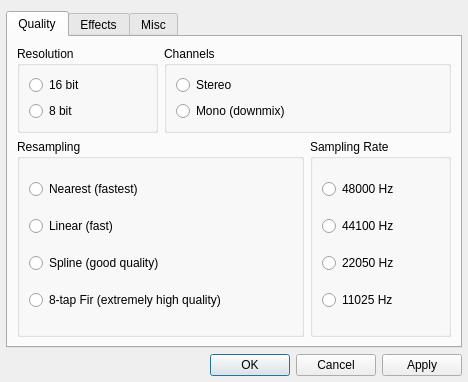
<?xml version="1.0" encoding="UTF-8"?>
<ui version="4.0">
 <class>SettingsDialog</class>
 <widget class="QDialog" name="SettingsDialog">
  <property name="geometry">
   <rect>
    <x>0</x>
    <y>0</y>
    <width>468</width>
    <height>382</height>
   </rect>
  </property>
  <property name="windowTitle">
   <string>ModPlug Plugin Settings</string>
  </property>
  <layout class="QGridLayout" name="gridLayout">
   <property name="leftMargin">
    <number>6</number>
   </property>
   <property name="rightMargin">
    <number>6</number>
   </property>
   <property name="bottomMargin">
    <number>6</number>
   </property>
   <item row="0" column="0" colspan="2">
    <widget class="QTabWidget" name="tabWidget">
     <property name="currentIndex">
      <number>0</number>
     </property>
     <widget class="QWidget" name="tab">
      <attribute name="title">
       <string>Quality</string>
      </attribute>
      <layout class="QGridLayout">
       <item row="0" column="0">
        <widget class="QGroupBox" name="groupBox">
         <property name="sizePolicy">
          <sizepolicy hsizetype="Preferred" vsizetype="Preferred">
           <horstretch>0</horstretch>
           <verstretch>0</verstretch>
          </sizepolicy>
         </property>
         <property name="title">
          <string>Resolution</string>
         </property>
         <layout class="QVBoxLayout">
          <item>
           <widget class="QRadioButton" name="bit16RadioButton">
            <property name="text">
             <string>16 bit</string>
            </property>
           </widget>
          </item>
          <item>
           <widget class="QRadioButton" name="bit8RadioButton">
            <property name="text">
             <string>8 bit</string>
            </property>
           </widget>
          </item>
         </layout>
        </widget>
       </item>
       <item row="0" column="1" colspan="2">
        <widget class="QGroupBox" name="groupBox_2">
         <property name="sizePolicy">
          <sizepolicy hsizetype="Preferred" vsizetype="Preferred">
           <horstretch>0</horstretch>
           <verstretch>0</verstretch>
          </sizepolicy>
         </property>
         <property name="title">
          <string>Channels</string>
         </property>
         <layout class="QVBoxLayout">
          <item>
           <widget class="QRadioButton" name="stereoRadioButton">
            <property name="text">
             <string>Stereo</string>
            </property>
           </widget>
          </item>
          <item>
           <widget class="QRadioButton" name="monoRadioButton">
            <property name="text">
             <string>Mono (downmix)</string>
            </property>
           </widget>
          </item>
         </layout>
        </widget>
       </item>
       <item row="1" column="0" colspan="2">
        <widget class="QGroupBox" name="groupBox_3">
         <property name="sizePolicy">
          <sizepolicy hsizetype="Preferred" vsizetype="Expanding">
           <horstretch>0</horstretch>
           <verstretch>0</verstretch>
          </sizepolicy>
         </property>
         <property name="title">
          <string>Resampling</string>
         </property>
         <layout class="QVBoxLayout">
          <item>
           <widget class="QRadioButton" name="resampNearestRadioButton">
            <property name="text">
             <string>Nearest (fastest)</string>
            </property>
           </widget>
          </item>
          <item>
           <widget class="QRadioButton" name="resampLinearRadioButton">
            <property name="text">
             <string>Linear (fast)</string>
            </property>
           </widget>
          </item>
          <item>
           <widget class="QRadioButton" name="resampSplineRadioButton">
            <property name="text">
             <string>Spline (good quality)</string>
            </property>
           </widget>
          </item>
          <item>
           <widget class="QRadioButton" name="resampPolyphaseRadioButton">
            <property name="text">
             <string>8-tap Fir (extremely high quality)</string>
            </property>
           </widget>
          </item>
         </layout>
        </widget>
       </item>
       <item row="1" column="2">
        <widget class="QGroupBox" name="groupBox_4">
         <property name="sizePolicy">
          <sizepolicy hsizetype="Preferred" vsizetype="Expanding">
           <horstretch>0</horstretch>
           <verstretch>0</verstretch>
          </sizepolicy>
         </property>
         <property name="title">
          <string>Sampling Rate</string>
         </property>
         <layout class="QVBoxLayout">
          <item>
           <widget class="QRadioButton" name="khz48RadioButton">
            <property name="text">
             <string>48000 Hz</string>
            </property>
           </widget>
          </item>
          <item>
           <widget class="QRadioButton" name="khz44RadioButton">
            <property name="text">
             <string>44100 Hz</string>
            </property>
           </widget>
          </item>
          <item>
           <widget class="QRadioButton" name="khz22RadioButton">
            <property name="text">
             <string>22050 Hz</string>
            </property>
           </widget>
          </item>
          <item>
           <widget class="QRadioButton" name="khz11RadioButton">
            <property name="text">
             <string>11025 Hz</string>
            </property>
           </widget>
          </item>
         </layout>
        </widget>
       </item>
      </layout>
     </widget>
     <widget class="QWidget" name="tab_2">
      <attribute name="title">
       <string>Effects</string>
      </attribute>
      <layout class="QGridLayout">
       <item row="0" column="0">
        <widget class="QGroupBox" name="reverbGroupBox">
         <property name="title">
          <string>Reverb</string>
         </property>
         <property name="checkable">
          <bool>true</bool>
         </property>
         <property name="checked">
          <bool>true</bool>
         </property>
         <layout class="QGridLayout">
          <item row="0" column="0">
           <widget class="QLabel" name="label_3">
            <property name="text">
             <string>Depth (%)</string>
            </property>
           </widget>
          </item>
          <item row="0" column="1">
           <spacer>
            <property name="orientation">
             <enum>Qt::Horizontal</enum>
            </property>
            <property name="sizeHint" stdset="0">
             <size>
              <width>10</width>
              <height>20</height>
             </size>
            </property>
           </spacer>
          </item>
          <item row="0" column="2">
           <widget class="QLabel" name="label_9">
            <property name="minimumSize">
             <size>
              <width>40</width>
              <height>0</height>
             </size>
            </property>
            <property name="frameShape">
             <enum>QFrame::Panel</enum>
            </property>
            <property name="frameShadow">
             <enum>QFrame::Sunken</enum>
            </property>
            <property name="text">
             <string>0</string>
            </property>
            <property name="alignment">
             <set>Qt::AlignCenter</set>
            </property>
            <property name="wordWrap">
             <bool>false</bool>
            </property>
            <property name="margin">
             <number>2</number>
            </property>
           </widget>
          </item>
          <item row="1" column="0" colspan="3">
           <widget class="QSlider" name="reverbDepthSlider">
            <property name="maximum">
             <number>100</number>
            </property>
            <property name="orientation">
             <enum>Qt::Horizontal</enum>
            </property>
           </widget>
          </item>
          <item row="2" column="0">
           <widget class="QLabel" name="label_4">
            <property name="text">
             <string>Delay (ms)</string>
            </property>
           </widget>
          </item>
          <item row="2" column="1">
           <spacer>
            <property name="orientation">
             <enum>Qt::Horizontal</enum>
            </property>
            <property name="sizeHint" stdset="0">
             <size>
              <width>10</width>
              <height>20</height>
             </size>
            </property>
           </spacer>
          </item>
          <item row="2" column="2">
           <widget class="QLabel" name="label_10">
            <property name="minimumSize">
             <size>
              <width>35</width>
              <height>0</height>
             </size>
            </property>
            <property name="frameShape">
             <enum>QFrame::Panel</enum>
            </property>
            <property name="frameShadow">
             <enum>QFrame::Sunken</enum>
            </property>
            <property name="text">
             <string>40</string>
            </property>
            <property name="alignment">
             <set>Qt::AlignCenter</set>
            </property>
            <property name="wordWrap">
             <bool>false</bool>
            </property>
            <property name="margin">
             <number>2</number>
            </property>
           </widget>
          </item>
          <item row="3" column="0" colspan="3">
           <widget class="QSlider" name="reverbDelaySlider">
            <property name="minimum">
             <number>40</number>
            </property>
            <property name="maximum">
             <number>200</number>
            </property>
            <property name="orientation">
             <enum>Qt::Horizontal</enum>
            </property>
           </widget>
          </item>
         </layout>
        </widget>
       </item>
       <item row="0" column="1">
        <widget class="QGroupBox" name="bassGroupBox">
         <property name="title">
          <string>Bass Boost</string>
         </property>
         <property name="checkable">
          <bool>true</bool>
         </property>
         <property name="checked">
          <bool>true</bool>
         </property>
         <layout class="QGridLayout">
          <item row="0" column="0">
           <widget class="QLabel" name="label_5">
            <property name="text">
             <string>Amount (%)</string>
            </property>
           </widget>
          </item>
          <item row="0" column="1">
           <spacer>
            <property name="orientation">
             <enum>Qt::Horizontal</enum>
            </property>
            <property name="sizeHint" stdset="0">
             <size>
              <width>10</width>
              <height>20</height>
             </size>
            </property>
           </spacer>
          </item>
          <item row="0" column="2">
           <widget class="QLabel" name="label_13">
            <property name="minimumSize">
             <size>
              <width>40</width>
              <height>0</height>
             </size>
            </property>
            <property name="frameShape">
             <enum>QFrame::Panel</enum>
            </property>
            <property name="frameShadow">
             <enum>QFrame::Sunken</enum>
            </property>
            <property name="text">
             <string>0</string>
            </property>
            <property name="alignment">
             <set>Qt::AlignCenter</set>
            </property>
            <property name="wordWrap">
             <bool>false</bool>
            </property>
            <property name="margin">
             <number>2</number>
            </property>
           </widget>
          </item>
          <item row="1" column="0" colspan="3">
           <widget class="QSlider" name="bassAmountSlider">
            <property name="maximum">
             <number>100</number>
            </property>
            <property name="orientation">
             <enum>Qt::Horizontal</enum>
            </property>
           </widget>
          </item>
          <item row="2" column="0">
           <widget class="QLabel" name="label_6">
            <property name="text">
             <string>Range (Hz)</string>
            </property>
           </widget>
          </item>
          <item row="2" column="1">
           <spacer>
            <property name="orientation">
             <enum>Qt::Horizontal</enum>
            </property>
            <property name="sizeHint" stdset="0">
             <size>
              <width>10</width>
              <height>20</height>
             </size>
            </property>
           </spacer>
          </item>
          <item row="2" column="2">
           <widget class="QLabel" name="label_14">
            <property name="minimumSize">
             <size>
              <width>35</width>
              <height>0</height>
             </size>
            </property>
            <property name="frameShape">
             <enum>QFrame::Panel</enum>
            </property>
            <property name="frameShadow">
             <enum>QFrame::Sunken</enum>
            </property>
            <property name="text">
             <string>10</string>
            </property>
            <property name="alignment">
             <set>Qt::AlignCenter</set>
            </property>
            <property name="wordWrap">
             <bool>false</bool>
            </property>
            <property name="margin">
             <number>2</number>
            </property>
           </widget>
          </item>
          <item row="3" column="0" colspan="3">
           <widget class="QSlider" name="bassRangeSlider">
            <property name="minimum">
             <number>10</number>
            </property>
            <property name="maximum">
             <number>100</number>
            </property>
            <property name="orientation">
             <enum>Qt::Horizontal</enum>
            </property>
           </widget>
          </item>
         </layout>
        </widget>
       </item>
       <item row="1" column="0">
        <widget class="QGroupBox" name="surGroupBox">
         <property name="title">
          <string>Surround</string>
         </property>
         <property name="checkable">
          <bool>true</bool>
         </property>
         <layout class="QGridLayout">
          <item row="0" column="0">
           <widget class="QLabel" name="label">
            <property name="text">
             <string>Depth (%)</string>
            </property>
           </widget>
          </item>
          <item row="0" column="1">
           <spacer>
            <property name="orientation">
             <enum>Qt::Horizontal</enum>
            </property>
            <property name="sizeHint" stdset="0">
             <size>
              <width>10</width>
              <height>20</height>
             </size>
            </property>
           </spacer>
          </item>
          <item row="0" column="2">
           <widget class="QLabel" name="label_11">
            <property name="minimumSize">
             <size>
              <width>35</width>
              <height>0</height>
             </size>
            </property>
            <property name="frameShape">
             <enum>QFrame::Panel</enum>
            </property>
            <property name="frameShadow">
             <enum>QFrame::Sunken</enum>
            </property>
            <property name="text">
             <string>0</string>
            </property>
            <property name="alignment">
             <set>Qt::AlignCenter</set>
            </property>
           </widget>
          </item>
          <item row="1" column="0" colspan="3">
           <widget class="QSlider" name="surDepthSlider">
            <property name="maximum">
             <number>100</number>
            </property>
            <property name="orientation">
             <enum>Qt::Horizontal</enum>
            </property>
           </widget>
          </item>
          <item row="2" column="0">
           <widget class="QLabel" name="label_2">
            <property name="text">
             <string>Delay (ms)</string>
            </property>
           </widget>
          </item>
          <item row="2" column="1">
           <spacer>
            <property name="orientation">
             <enum>Qt::Horizontal</enum>
            </property>
            <property name="sizeHint" stdset="0">
             <size>
              <width>10</width>
              <height>20</height>
             </size>
            </property>
           </spacer>
          </item>
          <item row="2" column="2">
           <widget class="QLabel" name="label_12">
            <property name="minimumSize">
             <size>
              <width>35</width>
              <height>0</height>
             </size>
            </property>
            <property name="frameShape">
             <enum>QFrame::Panel</enum>
            </property>
            <property name="frameShadow">
             <enum>QFrame::Sunken</enum>
            </property>
            <property name="text">
             <string>5</string>
            </property>
            <property name="alignment">
             <set>Qt::AlignCenter</set>
            </property>
           </widget>
          </item>
          <item row="3" column="0" colspan="3">
           <widget class="QSlider" name="surDelaySlider">
            <property name="minimum">
             <number>5</number>
            </property>
            <property name="maximum">
             <number>40</number>
            </property>
            <property name="orientation">
             <enum>Qt::Horizontal</enum>
            </property>
           </widget>
          </item>
         </layout>
        </widget>
       </item>
       <item row="1" column="1">
        <widget class="QGroupBox" name="preampGroupBox">
         <property name="title">
          <string>Preamp</string>
         </property>
         <property name="checkable">
          <bool>true</bool>
         </property>
         <layout class="QGridLayout">
          <item row="0" column="0">
           <widget class="QLabel" name="label_7">
            <property name="text">
             <string>Volume</string>
            </property>
           </widget>
          </item>
          <item row="0" column="1">
           <spacer>
            <property name="orientation">
             <enum>Qt::Horizontal</enum>
            </property>
            <property name="sizeHint" stdset="0">
             <size>
              <width>10</width>
              <height>20</height>
             </size>
            </property>
           </spacer>
          </item>
          <item row="0" column="2">
           <widget class="QLabel" name="preampLabel">
            <property name="minimumSize">
             <size>
              <width>35</width>
              <height>0</height>
             </size>
            </property>
            <property name="frameShape">
             <enum>QFrame::Panel</enum>
            </property>
            <property name="frameShadow">
             <enum>QFrame::Sunken</enum>
            </property>
            <property name="text">
             <string>0</string>
            </property>
            <property name="alignment">
             <set>Qt::AlignCenter</set>
            </property>
            <property name="wordWrap">
             <bool>false</bool>
            </property>
            <property name="margin">
             <number>2</number>
            </property>
           </widget>
          </item>
          <item row="1" column="0" colspan="3">
           <widget class="QSlider" name="preampSlider">
            <property name="minimum">
             <number>-30</number>
            </property>
            <property name="maximum">
             <number>30</number>
            </property>
            <property name="singleStep">
             <number>0</number>
            </property>
            <property name="orientation">
             <enum>Qt::Horizontal</enum>
            </property>
            <property name="tickPosition">
             <enum>QSlider::TicksBelow</enum>
            </property>
            <property name="tickInterval">
             <number>30</number>
            </property>
           </widget>
          </item>
          <item row="2" column="0" colspan="3">
           <widget class="QLabel" name="label_15">
            <property name="text">
             <string>Note: Setting the preamp
too high may cause clipping!</string>
            </property>
            <property name="alignment">
             <set>Qt::AlignCenter</set>
            </property>
           </widget>
          </item>
         </layout>
        </widget>
       </item>
      </layout>
     </widget>
     <widget class="QWidget" name="tab_3">
      <attribute name="title">
       <string>Misc</string>
      </attribute>
      <layout class="QVBoxLayout">
       <item>
        <widget class="QGroupBox" name="groupBox_9">
         <property name="title">
          <string>General</string>
         </property>
         <layout class="QGridLayout">
          <item row="0" column="0">
           <widget class="QCheckBox" name="fileNameCheckBox">
            <property name="text">
             <string>Use filename as song title</string>
            </property>
           </widget>
          </item>
          <item row="0" column="1">
           <widget class="QCheckBox" name="noiseCheckBox">
            <property name="text">
             <string>Noise reduction</string>
            </property>
           </widget>
          </item>
          <item row="1" column="0">
           <widget class="QCheckBox" name="checkBox_6">
            <property name="enabled">
             <bool>false</bool>
            </property>
            <property name="text">
             <string>Fast playlist info</string>
            </property>
           </widget>
          </item>
          <item row="1" column="1">
           <widget class="QCheckBox" name="amigaCheckBox">
            <property name="enabled">
             <bool>false</bool>
            </property>
            <property name="text">
             <string>Play Amiga MOD</string>
            </property>
           </widget>
          </item>
         </layout>
        </widget>
       </item>
       <item>
        <widget class="QGroupBox" name="groupBox_10">
         <property name="title">
          <string>Looping</string>
         </property>
         <layout class="QGridLayout">
          <item row="0" column="0">
           <widget class="QRadioButton" name="dontLoopRadioButton">
            <property name="text">
             <string>Don't loop</string>
            </property>
           </widget>
          </item>
          <item row="1" column="0">
           <widget class="QRadioButton" name="loopRadioButton">
            <property name="text">
             <string>Loop</string>
            </property>
           </widget>
          </item>
          <item row="1" column="1">
           <widget class="QSpinBox" name="loopSpinBox">
            <property name="maximum">
             <number>100</number>
            </property>
            <property name="value">
             <number>1</number>
            </property>
           </widget>
          </item>
          <item row="1" column="2">
           <widget class="QLabel" name="label_8">
            <property name="text">
             <string>time(s)</string>
            </property>
           </widget>
          </item>
          <item row="1" column="3">
           <spacer>
            <property name="orientation">
             <enum>Qt::Horizontal</enum>
            </property>
            <property name="sizeHint" stdset="0">
             <size>
              <width>10</width>
              <height>20</height>
             </size>
            </property>
           </spacer>
          </item>
          <item row="2" column="0" colspan="2">
           <widget class="QRadioButton" name="loopForeverRadioButton">
            <property name="text">
             <string>Loop forever</string>
            </property>
           </widget>
          </item>
         </layout>
        </widget>
       </item>
       <item>
        <spacer>
         <property name="orientation">
          <enum>Qt::Vertical</enum>
         </property>
         <property name="sizeHint" stdset="0">
          <size>
           <width>20</width>
           <height>40</height>
          </size>
         </property>
        </spacer>
       </item>
      </layout>
     </widget>
    </widget>
   </item>
   <item row="1" column="0" colspan="2">
    <widget class="QDialogButtonBox" name="buttonBox">
     <property name="sizePolicy">
      <sizepolicy hsizetype="Preferred" vsizetype="Fixed">
       <horstretch>0</horstretch>
       <verstretch>0</verstretch>
      </sizepolicy>
     </property>
     <property name="standardButtons">
      <set>QDialogButtonBox::Apply|QDialogButtonBox::Cancel|QDialogButtonBox::Ok</set>
     </property>
    </widget>
   </item>
  </layout>
 </widget>
 <resources/>
 <connections>
  <connection>
   <sender>buttonBox</sender>
   <signal>rejected()</signal>
   <receiver>SettingsDialog</receiver>
   <slot>reject()</slot>
   <hints>
    <hint type="sourcelabel">
     <x>294</x>
     <y>362</y>
    </hint>
    <hint type="destinationlabel">
     <x>170</x>
     <y>371</y>
    </hint>
   </hints>
  </connection>
 </connections>
</ui>
